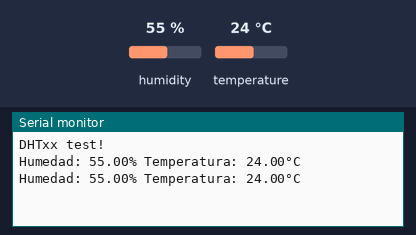
The sketch below on a simulated ESP32. On the bench: the last lines printed to the serial monitor. The inputs (shaded band) are chosen by the test bench; at power-on: humidity 55 %, temperature 24 °C.

Above: at 4.8 s.
4.9 s: humidity set to 22 %
At 7.4 s:
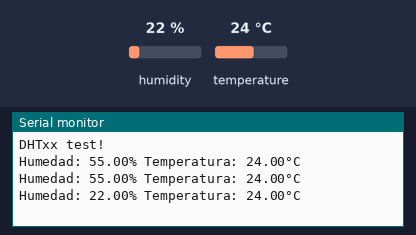
7.9 s: temperature set to 12 °C
At 8.6 s:
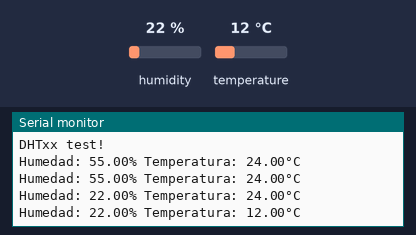
10.9 s: humidity set to 40 %
At 13.4 s:
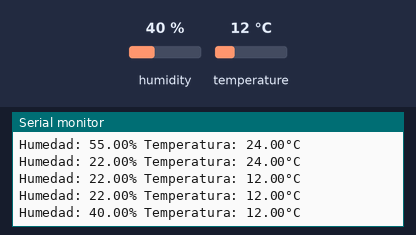
Timing chart, 0 to 14.9 s (numbered marks = the images above; inputs shaded):
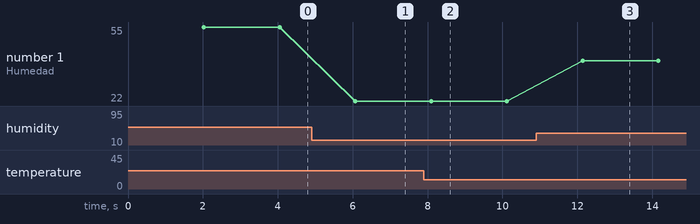

Measured:
- after the input at 4.9 s, the serial monitor: prints a new line after 1.2 s (image 1)
- after the input at 7.9 s, the serial monitor: prints a new line after 0.19 s (image 2)
- after the input at 10.9 s, the serial monitor: prints a new line after 1.2 s (image 3)
- plotted number 1: 55 → 22 after the input at 4.9 s, 22 → 40 after the input at 10.9 s

The sketch:

conver_level.ino
```cpp
#include "DHT.h"
#define DHTPIN 26
#define DHTTYPE DHT11

DHT dht(DHTPIN, DHTTYPE);

void setup() {
Serial.begin(9600);
Serial.println(F("DHTxx test!"));

dht.begin();
}

void loop() {
delay(2000); //Es un sensor lento, por lo que hay que darle tiempo.
float h = dht.readHumidity();
float t = dht.readTemperature();

if (isnan(h) || isnan(t)) {
Serial.println(F("Failed to read from DHT sensor!"));
return;
}

Serial.print(F("Humedad: "));
Serial.print(h);
Serial.print(F("% Temperatura: "));
Serial.print(t);
Serial.println(F("°C "));
}
```
